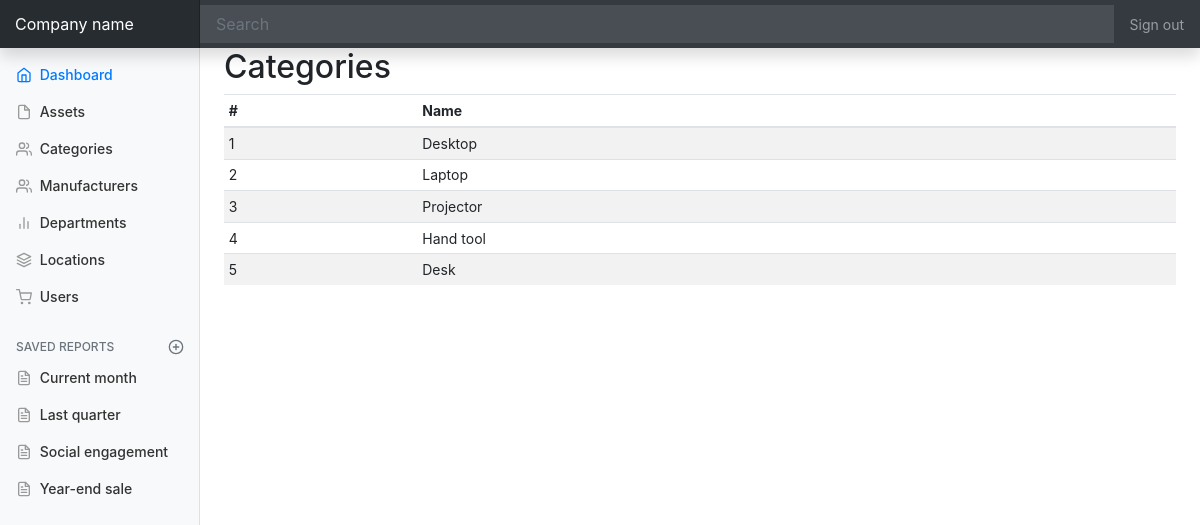
The page /categories on the database its author committed.
### app/models.py (models this page shows, shortened)
class Category(db.Model):
	id = db.Column(db.Integer, primary_key=True)
	name = db.Column(db.String(64), unique=True)
	assets = db.relationship('Asset', backref="category")

### app/routes.py (the view)
@app.route('/categories')
def categories():
	categories = Category.query.all()
	return render_template('categories.html', title='Categories', categories=categories)

### app/templates/categories.html
{% extends "base.html" %}
{% block content %}
  <h2>Categories</h2>
  <div class="table-responsive">
    <table class="table table-striped table-sm">
      <thead>
        <tr>
          <th>#</th>
          <th>Name</th>
        </tr>
      </thead>
      <tbody>
      	{% for category in categories %}
        <tr>
          <td>{{ category.id }}</td>
          <td>{{ category.name }}</td>
        </tr>
        {% endfor %}
      </tbody>
    </table>
  </div>
{% endblock %}

### app/static/dashboard.css (style rules this page uses)
body { font-size: .875rem; }

### rows shown on the page
Category: id "1", name "Desktop"
Category: id "2", name "Laptop"
Category: id "3", name "Projector"
Category: id "4", name "Hand tool"
Category: id "5", name "Desk"
